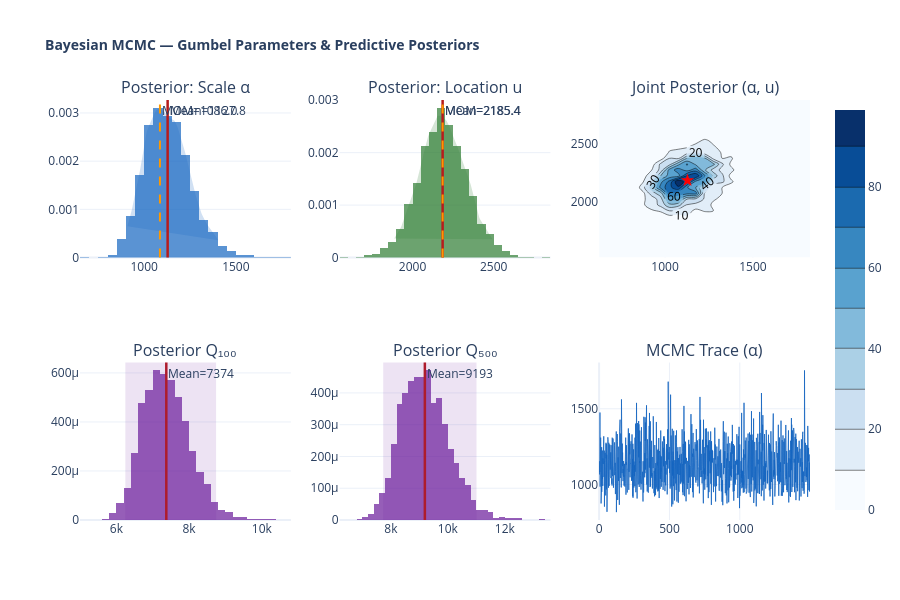

Write notebook code for a chart like this one.
### Markdown cell above
### 🎯 P6 — Bayesian MCMC Posterior Distributions (Interactive)

### Code cell
fig = make_subplots(rows=2, cols=3,
    subplot_titles=[
        "Posterior: Scale α", "Posterior: Location u",
        "Joint Posterior (α, u)", "Posterior Q₁₀₀",
        "Posterior Q₅₀₀", "MCMC Trace (α)"
    ])

# Row 1 ─ marginal posteriors + MOM reference
for col_i, (arr, title, mom_val) in enumerate([
    (alpha_post, "α (scale)", gumbel_r.fit(Q)[1]),
    (u_post,     "u (location)", gumbel_r.fit(Q)[0]),
], start=1):
    fig.add_trace(go.Histogram(
        x=arr, nbinsx=45, histnorm="probability density",
        name=title, marker_color=["#1565C0","#2E7D32"][col_i-1], opacity=0.7,
        hovertemplate=f"{title}: %{{x:.1f}}<extra></extra>",
    ), row=1, col=col_i)
    fig.add_vline(x=arr.mean(), line_color="#B71C1C", line_width=2.5,
                  annotation_text=f"Mean={arr.mean():.1f}", row=1, col=col_i)
    fig.add_vline(x=mom_val, line_dash="dash", line_color="#FF9800",
                  annotation_text=f"MOM={mom_val:.1f}", row=1, col=col_i)
    # 95% CI shade
    lo, hi = np.percentile(arr, [2.5, 97.5])
    x_range = np.linspace(arr.min(), arr.max(), 300)
    kde = stats.gaussian_kde(arr)
    y_kde = kde(x_range)
    mask  = (x_range >= lo) & (x_range <= hi)
    fig.add_trace(go.Scatter(
        x=x_range[mask], y=y_kde[mask], fill="toself",
        fillcolor=["rgba(21,101,192,0.20)","rgba(46,125,50,0.20)"][col_i-1],
        line=dict(color="rgba(0,0,0,0)"), name="95% CI",
        showlegend=False,
    ), row=1, col=col_i)

# Joint posterior (2D density)
fig.add_trace(go.Histogram2dContour(
    x=alpha_post[::4], y=u_post[::4],
    colorscale="Blues", reversescale=False,
    contours=dict(showlabels=True),
    name="Joint P(α,u)", ncontours=15,
    hovertemplate="α=%{x:.1f}<br>u=%{y:.1f}<extra></extra>",
), row=1, col=3)
fig.add_trace(go.Scatter(
    x=[alpha_post.mean()], y=[u_post.mean()],
    mode="markers", marker=dict(color="red", size=10, symbol="star"),
    name="Posterior mean",
), row=1, col=3)

# Row 2 ─ Q100 and Q500 posteriors
for col_i, T_v in enumerate([100, 500], start=1):
    Q_T_post = BAYES_Q[T_v if T_v in BAYES_Q else list(BAYES_Q.keys())[-1]]["samples"] \
               if T_v in BAYES_Q else u_post + alpha_post*(-np.log(-np.log(1-1/T_v)))
    fig.add_trace(go.Histogram(
        x=Q_T_post, nbinsx=45, histnorm="probability density",
        name=f"Q{T_v} posterior", marker_color="#6A1B9A", opacity=0.7,
        hovertemplate=f"Q{T_v}=%{{x:.0f}} m³/s<extra></extra>",
    ), row=2, col=col_i)
    fig.add_vline(x=np.mean(Q_T_post), line_color="#B71C1C", line_width=2.5,
                  annotation_text=f"Mean={np.mean(Q_T_post):.0f}", row=2, col=col_i)
    lo, hi = np.percentile(Q_T_post, [2.5, 97.5])
    fig.add_vrect(x0=lo, x1=hi, fillcolor="rgba(106,27,154,0.12)",
                  line_width=0, row=2, col=col_i)

# MCMC trace (thinned)
fig.add_trace(go.Scatter(
    x=list(range(len(alpha_post[::10]))), y=alpha_post[::10],
    mode="lines", name="α trace (thinned×10)",
    line=dict(color="#1565C0", width=0.8),
    hovertemplate="Iter=%{x}<br>α=%{y:.1f}<extra></extra>",
), row=2, col=3)

fig.update_layout(height=600, showlegend=False,
    title_text="<b>Bayesian MCMC — Gumbel Parameters & Predictive Posteriors</b>",
    title_font_size=14,)
fig.show()

### Figure 1 — Plotly figure (JSON) as saved in the notebook; plotly's stock layout.template omitted (floating-point values rounded to 4 significant figures; data arrays with more than 128 entries replaced by an {"elided": "..."} marker saying what was removed)
{"data": [{"histnorm": "probability density", "hovertemplate": "α (scale): %{x:.1f}<extra></extra>", "marker": {"color": "#1565C0"}, "name": "α (scale)", "nbinsx": 45, "opacity": 0.7, "type": "histogram", "x": {"elided": "15000 float values"}, "xaxis": "x", "yaxis": "y"}, {"fill": "toself", "fillcolor": "rgba(21,101,192,0.20)", "line": {"color": "rgba(0,0,0,0)"}, "name": "95% CI", "showlegend": false, "type": "scatter", "x": {"elided": "139 float values"}, "xaxis": "x", "y": {"elided": "139 float values"}, "yaxis": "y"}, {"histnorm": "probability density", "hovertemplate": "u (location): %{x:.1f}<extra></extra>", "marker": {"color": "#2E7D32"}, "name": "u (location)", "nbinsx": 45, "opacity": 0.7, "type": "histogram", "x": {"elided": "15000 float values"}, "xaxis": "x2", "yaxis": "y2"}, {"fill": "toself", "fillcolor": "rgba(46,125,50,0.20)", "line": {"color": "rgba(0,0,0,0)"}, "name": "95% CI", "showlegend": false, "type": "scatter", "x": {"elided": "149 float values"}, "xaxis": "x2", "y": {"elided": "149 float values"}, "yaxis": "y2"}, {"colorscale": [[0.0, "rgb(247,251,255)"], [0.125, "rgb(222,235,247)"], [0.25, "rgb(198,219,239)"], [0.375, "rgb(158,202,225)"], [0.5, "rgb(107,174,214)"], [0.625, "rgb(66,146,198)"], [0.75, "rgb(33,113,181)"], [0.875, "rgb(8,81,156)"], [1.0, "rgb(8,48,107)"]], "contours": {"showlabels": true}, "hovertemplate": "α=%{x:.1f}<br>u=%{y:.1f}<extra></extra>", "name": "Joint P(α,u)", "ncontours": 15, "reversescale": false, "type": "histogram2dcontour", "x": {"elided": "3750 float values"}, "xaxis": "x3", "y": {"elided": "3750 float values"}, "yaxis": "y3"}, {"marker": {"color": "red", "size": 10, "symbol": "star"}, "mode": "markers", "name": "Posterior mean", "type": "scatter", "x": [1128.0], "xaxis": "x3", "y": [2185.0], "yaxis": "y3"}, {"histnorm": "probability density", "hovertemplate": "Q100=%{x:.0f} m³/s<extra></extra>", "marker": {"color": "#6A1B9A"}, "name": "Q100 posterior", "nbinsx": 45, "opacity": 0.7, "type": "histogram", "x": {"elided": "15000 float values"}, "xaxis": "x4", "yaxis": "y4"}, {"histnorm": "probability density", "hovertemplate": "Q500=%{x:.0f} m³/s<extra></extra>", "marker": {"color": "#6A1B9A"}, "name": "Q500 posterior", "nbinsx": 45, "opacity": 0.7, "type": "histogram", "x": {"elided": "15000 float values"}, "xaxis": "x5", "yaxis": "y5"}, {"hovertemplate": "Iter=%{x}<br>α=%{y:.1f}<extra></extra>", "line": {"color": "#1565C0", "width": 0.8}, "mode": "lines", "name": "α trace (thinned×10)", "type": "scatter", "x": {"elided": "1500 int values"}, "xaxis": "x6", "y": {"elided": "1500 float values"}, "yaxis": "y6"}], "layout": {"annotations": [{"font": {"size": 16}, "showarrow": false, "text": "Posterior: Scale α", "x": 0.1444, "xanchor": "center", "xref": "paper", "y": 1.0, "yanchor": "bottom", "yref": "paper"}, {"font": {"size": 16}, "showarrow": false, "text": "Posterior: Location u", "x": 0.5, "xanchor": "center", "xref": "paper", "y": 1.0, "yanchor": "bottom", "yref": "paper"}, {"font": {"size": 16}, "showarrow": false, "text": "Joint Posterior (α, u)", "x": 0.8556, "xanchor": "center", "xref": "paper", "y": 1.0, "yanchor": "bottom", "yref": "paper"}, {"font": {"size": 16}, "showarrow": false, "text": "Posterior Q₁₀₀", "x": 0.1444, "xanchor": "center", "xref": "paper", "y": 0.375, "yanchor": "bottom", "yref": "paper"}, {"font": {"size": 16}, "showarrow": false, "text": "Posterior Q₅₀₀", "x": 0.5, "xanchor": "center", "xref": "paper", "y": 0.375, "yanchor": "bottom", "yref": "paper"}, {"font": {"size": 16}, "showarrow": false, "text": "MCMC Trace (α)", "x": 0.8556, "xanchor": "center", "xref": "paper", "y": 0.375, "yanchor": "bottom", "yref": "paper"}, {"showarrow": false, "text": "Mean=1127.8", "x": 1128.0, "xanchor": "left", "xref": "x", "y": 1, "yanchor": "top", "yref": "y domain"}, {"showarrow": false, "text": "MOM=1086.0", "x": 1086.0, "xanchor": "left", "xref": "x", "y": 1, "yanchor": "top", "yref": "y domain"}, {"showarrow": false, "text": "Mean=2185.4", "x": 2185.0, "xanchor": "left", "xref": "x2", "y": 1, "yanchor": "top", "yref": "y2 domain"}, {"showarrow": false, "text": "MOM=2185.4", "x": 2185.0, "xanchor": "left", "xref": "x2", "y": 1, "yanchor": "top", "yref": "y2 domain"}, {"showarrow": false, "text": "Mean=7374", "x": 7374.0, "xanchor": "left", "xref": "x4", "y": 1, "yanchor": "top", "yref": "y4 domain"}, {"showarrow": false, "text": "Mean=9193", "x": 9193.0, "xanchor": "left", "xref": "x5", "y": 1, "yanchor": "top", "yref": "y5 domain"}], "height": 600, "shapes": [{"line": {"color": "#B71C1C", "width": 2.5}, "type": "line", "x0": 1128.0, "x1": 1128.0, "xref": "x", "y0": 0, "y1": 1, "yref": "y domain"}, {"line": {"color": "#FF9800", "dash": "dash"}, "type": "line", "x0": 1086.0, "x1": 1086.0, "xref": "x", "y0": 0, "y1": 1, "yref": "y domain"}, {"line": {"color": "#B71C1C", "width": 2.5}, "type": "line", "x0": 2185.0, "x1": 2185.0, "xref": "x2", "y0": 0, "y1": 1, "yref": "y2 domain"}, {"line": {"color": "#FF9800", "dash": "dash"}, "type": "line", "x0": 2185.0, "x1": 2185.0, "xref": "x2", "y0": 0, "y1": 1, "yref": "y2 domain"}, {"line": {"color": "#B71C1C", "width": 2.5}, "type": "line", "x0": 7374.0, "x1": 7374.0, "xref": "x4", "y0": 0, "y1": 1, "yref": "y4 domain"}, {"fillcolor": "rgba(106,27,154,0.12)", "line": {"width": 0}, "type": "rect", "x0": 6247.0, "x1": 8742.0, "xref": "x4", "y0": 0, "y1": 1, "yref": "y4 domain"}, {"line": {"color": "#B71C1C", "width": 2.5}, "type": "line", "x0": 9193.0, "x1": 9193.0, "xref": "x5", "y0": 0, "y1": 1, "yref": "y5 domain"}, {"fillcolor": "rgba(106,27,154,0.12)", "line": {"width": 0}, "type": "rect", "x0": 7731.0, "x1": 11000.0, "xref": "x5", "y0": 0, "y1": 1, "yref": "y5 domain"}], "showlegend": false, "title": {"font": {"size": 14}, "text": "<b>Bayesian MCMC — Gumbel Parameters & Predictive Posteriors</b>"}, "xaxis": {"anchor": "y", "domain": [0.0, 0.2889]}, "xaxis2": {"anchor": "y2", "domain": [0.3556, 0.6444]}, "xaxis3": {"anchor": "y3", "domain": [0.7111, 1.0]}, "xaxis4": {"anchor": "y4", "domain": [0.0, 0.2889]}, "xaxis5": {"anchor": "y5", "domain": [0.3556, 0.6444]}, "xaxis6": {"anchor": "y6", "domain": [0.7111, 1.0]}, "yaxis": {"anchor": "x", "domain": [0.625, 1.0]}, "yaxis2": {"anchor": "x2", "domain": [0.625, 1.0]}, "yaxis3": {"anchor": "x3", "domain": [0.625, 1.0]}, "yaxis4": {"anchor": "x4", "domain": [0.0, 0.375]}, "yaxis5": {"anchor": "x5", "domain": [0.0, 0.375]}, "yaxis6": {"anchor": "x6", "domain": [0.0, 0.375]}}}
